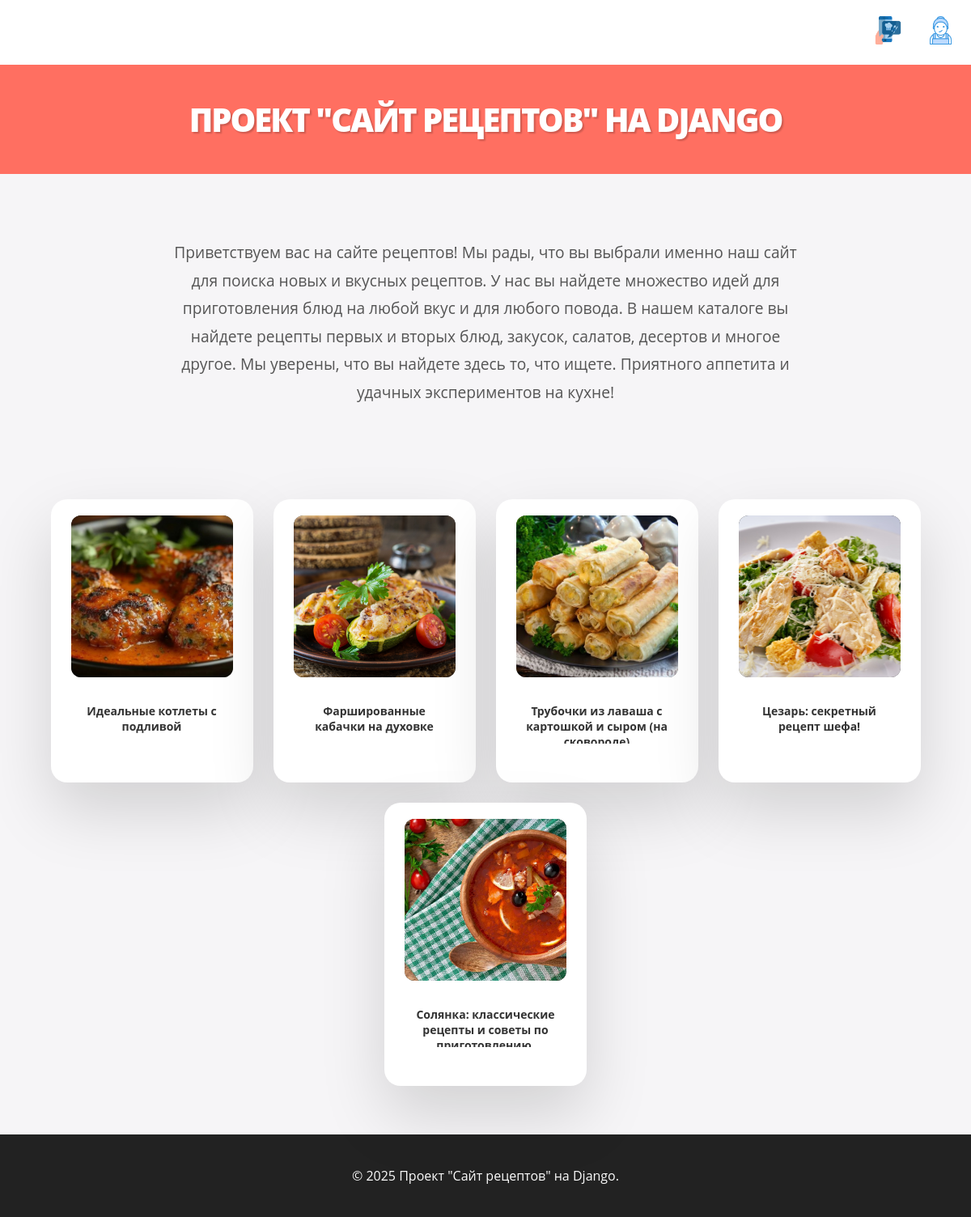
The page / on the database its author committed.
### recipebookapp/models.py (models this page shows)
class Recipe(models.Model):
    title = models.CharField(max_length=100)
    description = models.TextField()
    cooking_steps = models.TextField()
    cooking_time = models.TimeField()
    image = models.ImageField(null=True, upload_to='recipes/', blank=True)
    entry_date = models.DateTimeField(auto_now_add=True)
    is_visible = models.BooleanField(default=True)
    author = models.ForeignKey('CustomUser', on_delete=models.SET_NULL, null=True)
    category = models.ForeignKey('Category', on_delete=models.SET_NULL, null=True, blank=True)

### recipebookapp/views.py (the view)
# urls.py: path('', views.index, name='index'),
@log_this
def index(request):
    number_of_cards = 8
    recipes = list(Recipe.objects.filter(is_visible=True).order_by('?')[:number_of_cards])
    return render(request, "recipebookapp/index.html", {'recipes': recipes})

### recipebookapp/views.py (called while the page is built)
def log_this(f):
    @wraps(f)
    def wrapper(*args, **kwargs):
        res = f(*args, **kwargs)
        logger.info(f'Func "{f.__name__}" was called')
        return res
    return wrapper

### recipebookapp/templates/recipebookapp/index.html (shortened to what this page needs)
{% extends 'base.html' %}
{% load static %}
{% block my_style %}
<link rel="stylesheet" href="{% static 'css/styles.css' %}">
<link rel="stylesheet" href="{% static 'css/recipe_box.css' %}">
{% endblock %}
{% block header %}
Проект "Сайт рецептов" на Django
{% endblock %}
{% block user %}
{% if not user.is_authenticated %}
<li>
    <a class="main_menu__link" href="/user/" data-title="Доступ на кухню">
        <img style="width: 35px" src="{% static 'img/cooker_unknown.png' %}">
    </a>
</li>
{% endif %}
{% endblock %}
{% block content %}
<div class="content">
    <div class="welcome_message">
        <p>Приветствуем вас на сайте рецептов! Мы рады, что вы выбрали именно наш сайт для поиска новых и вкусных рецептов. У нас вы найдете множество идей для приготовления блюд на любой вкус и для любого повода. В нашем каталоге вы найдете рецепты первых и вторых блюд, закусок, салатов, десертов и многое другое. Мы уверены, что вы найдете здесь то, что ищете. Приятного аппетита и удачных экспериментов на кухне!</p>
    </div>
    <div class="recipes_container">
        {% if recipes %}
            {% for recipe in recipes %}
                <div class="recipe_box">
                    <div class="recipe_box__image">
                        {% if recipe.image %}
                            <img src="{{ recipe.image.url }}" alt="{{ recipe.title }}">
                        {% else %}
                            <img src="{% static 'img/default_recipe_img.jpg' %}" alt="{{ recipe.title }}">
                        {% endif %}
                    </div>
                    <div class="recipe_box__text">
                        <h3>{{ recipe.title }}</h3>
                    </div>
                </div>
            {% endfor %}
        {% endif %}
    </div>
</div>
{% endblock %}

### static/css/styles.css (style rules this page uses)
* { padding: 0; margin: 0; box-sizing: border-box; }
body { min-height: 100vh; display: flex; flex-direction: column; font-family: "Open Sans",sans-serif; background: #f6f5f7; }
.content { flex: 1; padding: 20px; max-width: 1200px; margin: 0 auto; }
a { text-decoration: none; }
.main_menu__link { position: relative; }
.welcome_message { text-align: center; margin: 40px auto; max-width: 800px; font-size: 1.2em; color: #555; line-height: 1.8; }
.recipes_container { display: flex; flex-wrap: wrap; gap: 30px; justify-content: center; padding: 20px; }
.recipe_box { background: #fff; border-radius: 15px; box-shadow: 0 4px 12px rgba(0, 0, 0, 0.1); overflow: hidden; width: 300px; transition: transform 0.3s ease, box-shadow 0.3s ease; }
.recipe_box__image img { width: 100%; height: 200px; object-fit: cover; }
.recipe_box__text { padding: 20px; text-align: center; }
.recipe_box__text h3 { margin: 0 0 15px; font-size: 1.5em; color: #333; }

### static/css/recipe_box.css (style rules this page uses)
.recipes_container { position: relative; display: flex; justify-content: center; align-items: center; flex-wrap: wrap; gap: 25px; padding-top: 75px; }
.recipes_container .recipe_box { position: relative; display: flex; justify-content: center; align-items: flex-start; width: 250px; max-width: 100%; height: 350px; background: #FFF; border-radius: 20px; transition: 0.5s; box-shadow: 0 35px 80px rgba(0, 0, 0, 0.15); }
.recipes_container .recipe_box .recipe_box__image { position: absolute; top: 20px; width: 200px; height: 200px; background: #333; border-radius: 12px; overflow: hidden; transition: 0.5s; }
.recipes_container .recipe_box .recipe_box__image img { position: absolute; top: 0; left: 0; width: 100%; height: 100%; object-fit: cover; }
.recipes_container .recipe_box .recipe_box__text { position: absolute; top: 252px; width: 100%; height: 50px; padding: 0 30px; text-align: center; overflow: hidden; transition: 0.5s; }
.recipes_container .recipe_box .recipe_box__text h3 { font-family: "Open Sans",sans-serif; font-size: 14px; font-weight: 700; margin-bottom: 35px; }

### rows shown on the page
Recipe: image (picture), title "Идеальные котлеты с подливой"
Recipe: image (picture), title "Фаршированные кабачки на духовке"
Recipe: image (picture), title "Трубочки из лаваша с картошкой и сыром (на…"
Recipe: image (picture), title "Цезарь: секретный рецепт шефа!"
Recipe: image (picture), title "Солянка: классические рецепты и советы по…"
